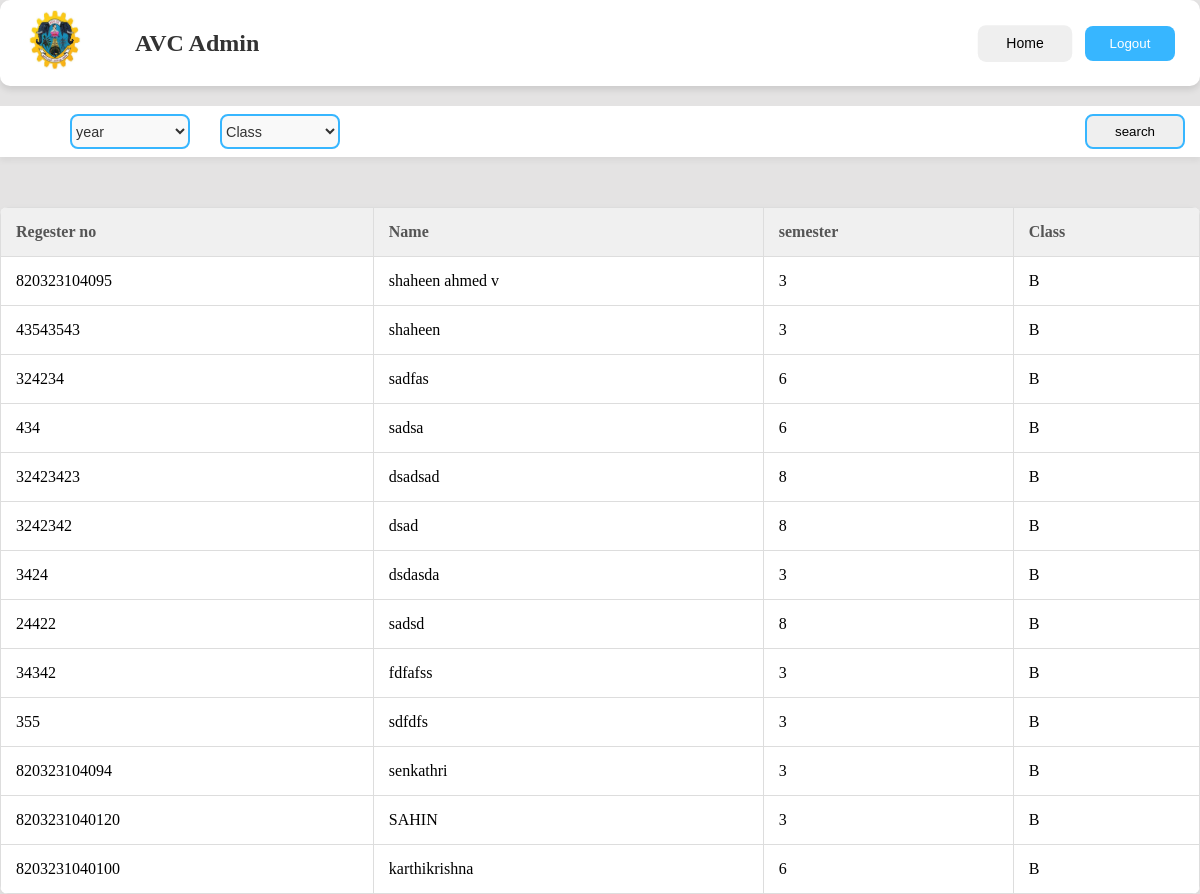
The page /student/ on the database its author committed.
### core/models.py (models this page shows, shortened)
class Student(models.Model):
    name = models.CharField(max_length=20)
    regno = models.BigIntegerField(unique=True)
    dept = models.CharField(max_length=50,choices=DEPARTMENT)
    section = models.CharField(max_length=1)
    semester = models.SmallIntegerField()

### core/views.py (the view, shortened to what this page needs)
# urls.py: path('student/',views.StudentCheck.as_view(),name='student'),
class StudentCheck(View):
    template_name = 'admin/student.html'
    def get(self,request):
        student = Student.objects.all()
        return render(self.request,self.template_name,{'students':student})

### templates/admin/student.html (shortened to what this page needs)
{% extends 'admin/nav.html' %}
{% load static %}
{% block header %}
<link rel="stylesheet" href="{% static 'css/student.css' %}">
{% endblock %}
{% block content %}
<form action="{% url 'student' %}" method="post">
    <div class="filters">
        <div class="main_features">
            <div>
                <select class="features" name="year">
                    <option value="">year</option>
                </select>
            </div>
            <div>
                <select class="features" name="class">
                    <option value="">Class</option>
                </select>
            </div>
        </div>
        <div class="search">
            <button type="submit" class="search_bar"> search </button>
        </div>
    </div>
</form>
<table>
    <thead>
        <tr>
            <th>Regester no</th>
            <th>Name</th>
            <th>semester</th>
            <th>Class</th>
        </tr>
    </thead>
    <tbody>
        {% for student in students %}
        <tr>
            <td>{{student.regno}}</td>
            <td>{{student.name}}</td>
            <td>{{student.semester}}</td>
            <td>{{student.section}}</td>
        </tr>
        {% endfor %}
    </tbody>
</table>
{% endblock %}

### static/css/student.css (style rules this page uses)
* { padding: 0; margin: 0; box-sizing: border-box; }
body { font-family: "Trirong", serif; background-color: rgb(228, 227, 227); }
.filters { display: flex; justify-content: space-between; align-items: center; padding: 8px 15px 8px 30px; margin-top: 20px; background-color: #fff; box-shadow: 0 4px 6px rgba(0, 0, 0, 0.05); }
.main_features { display: flex; gap: 30px; padding-left: 40px; }
.features { width: 120px; height: 35px; border: 2px solid #37b6ff; border-radius: 8px; display: flex; justify-content: center; align-items: center; background-color: #f9f9f9; font-size: 0.9em; color: #333; }
.search { display: flex; align-items: center; }
.search_bar { height: 35px; width: 100px; padding: 5px 10px; border-radius: 8px; border: 2px solid #37b6ff; outline: none; }
table { width: 100%; border-collapse: collapse; background-color:white; border-radius: 8px; overflow: hidden; box-shadow: 0 4px 10px rgba(0, 0, 0, 0.05); margin-top: 50px; }
th, td { padding: 15px; border: 1px solid #ddd; text-align: left; }
th { background-color: #f0f0f0; font-weight: bold; color: #555; }

### rows shown on the page
Student: regno "820323104095", name "shaheen ahmed v", semester "3", section "B"
Student: regno "43543543", name "shaheen", semester "3", section "B"
Student: regno "324234", name "sadfas", semester "6", section "B"
Student: regno "434", name "sadsa", semester "6", section "B"
Student: regno "32423423", name "dsadsad", semester "8", section "B"
Student: regno "3242342", name "dsad", semester "8", section "B"
Student: regno "3424", name "dsdasda", semester "3", section "B"
Student: regno "24422", name "sadsd", semester "8", section "B"
Student: regno "34342", name "fdfafss", semester "3", section "B"
Student: regno "355", name "sdfdfs", semester "3", section "B"
Student: regno "820323104094", name "senkathri", semester "3", section "B"
Student: regno "8203231040120", name "SAHIN", semester "3", section "B"
Student: regno "8203231040100", name "karthikrishna", semester "6", section "B"
